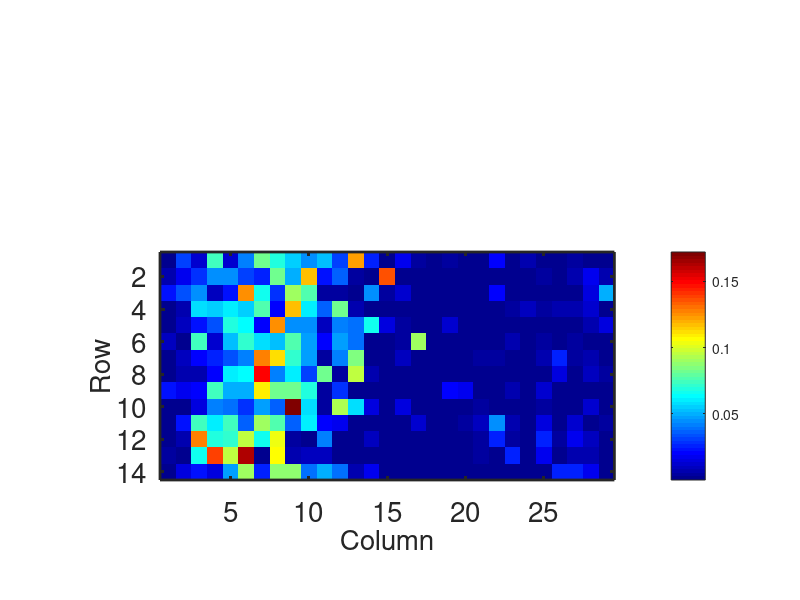

Reproduce this figure in MATLAB.


prelim = load('canadaR1d.txt');
d11 = size(prelim) 

  pp = abs(prelim)   
    
  nd = 14;
  ns = 29;
  spar = zeros(nd,ns);
for ii = 1:nd   

for i = 1:ns
    spar(ii,i) =  pp((ii - 1)*ns + i);
end    

end

s0 = min(spar)
s00 = min(s0)
s9 = max(spar)
s99 = max(s9)

s = spar;

s1 = size(spar)


figure(1)
axes('position', [0.2  0.2 0.71 0.38]);
imagesc(spar)
colorMap = jet; %colorcube;
colormap(colorMap);
colorbar;
set(gca,'LineWidth',2,'FontSize',20,'Box','on');
xlabel('Column','FontSize',20)
ylabel('Row','FontSize',20)


